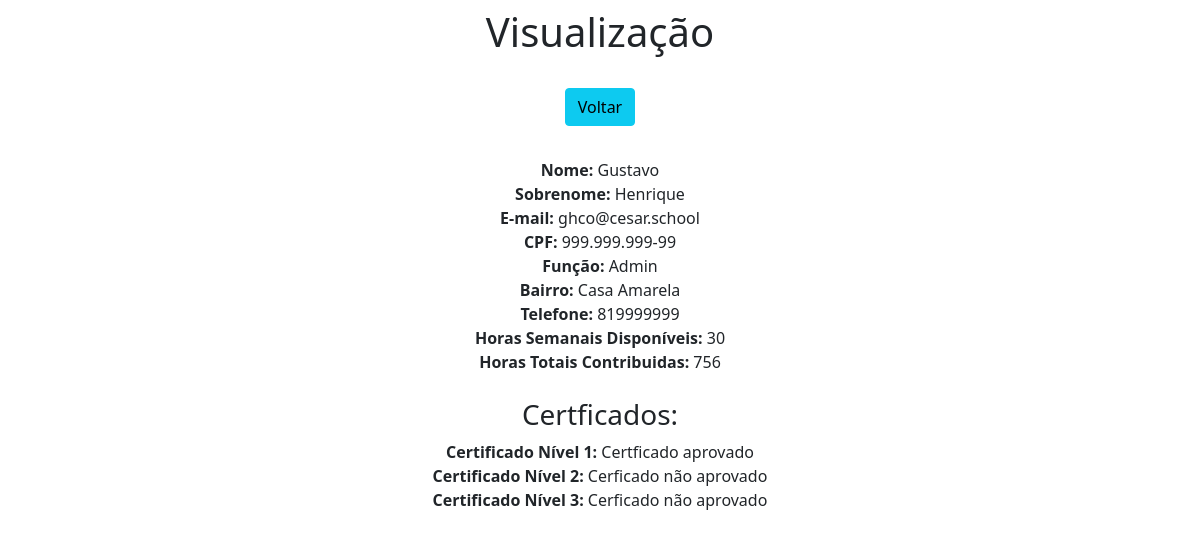
Page /view/27/ on the committed database.
### ERP/models.py (models this page shows)
class Voluntarios(models.Model):
    nome = models.CharField(max_length=30)
    sobrenome = models.CharField(max_length=30)
    email = models.EmailField(max_length=30) # t
    cpf = models.CharField(max_length=30) # t
    funcao = models.CharField(max_length=30)
    bairro = models.CharField(max_length=30) # t
    telefone = models.CharField(max_length=30) # t
    horas_semanais = models.IntegerField()
    horas_contribuidas = models.IntegerField()

### ERP/views.py (the view)
# urls.py: path('view/<int:pk>/', view, name='view'),
def view(request, pk):
    data = {}
    data['db'] = Voluntarios.objects.get(pk=pk)
    return render(request,'view.html', data)

### ERP/templates/view.html (shortened to what this page needs)
<!DOCTYPE html>
<html lang="pt-br">
<head>
	<link href="https://cdn.jsdelivr.net/npm/bootstrap@5.1.3/dist/css/bootstrap.min.css" rel="stylesheet">
</head>
<body>
	<div class="col-8 m-auto pt-2 pb-2 text-center">
		<h1>Visualização</h1>
	</div>
	<div class="col-8 m-auto pt-3 pb-2 text-center">
		<a href="/crud" class="btn btn-info">Voltar</a>
	</div>
	<div class="col-8 m-auto pt-4 pb-2 text-center">
		<strong>Nome: </strong>{{db.nome}}<br>
		<strong>Sobrenome: </strong>{{db.sobrenome}}<br>
		<strong>E-mail: </strong>{{db.email}}<br>
		<strong>CPF: </strong>{{db.cpf}}<br>
        <strong>Função: </strong>{{db.funcao}}<br>
		<strong>Bairro: </strong>{{db.bairro}}<br>
		<strong>Telefone: </strong>{{db.telefone}}<br>
		<strong>Horas Semanais Disponíveis: </strong>{{db.horas_semanais}}<br>
		<strong>Horas Totais Contribuidas: </strong>{{db.horas_contribuidas}}<br>
		<br>
		<h3>Certficados:</h3>
		<strong>Certificado Nível 1: </strong>{% if db.horas_contribuidas >= 700 %}Certficado aprovado{%else%}Cerficado não aprovado{%endif%}<br>
		<strong>Certificado Nível 2: </strong>{% if db.horas_contribuidas >= 1400 %}Certficado aprovado{%else%}Cerficado não aprovado{%endif%}<br>
		<strong>Certificado Nível 3: </strong>{% if db.horas_contribuidas >= 2100 %}Certficado aprovado{%else%}Cerficado não aprovado{%endif%}<br>
	</div>
</body>
</html>

### rows in the picture
Voluntarios: nome "Gustavo", sobrenome "Henrique", email "ghco@cesar.school", cpf "999.999.999-99", funcao "Admin", bairro "Casa Amarela", telefone "819999999", horas_semanais "30", horas_contribuidas "756"
